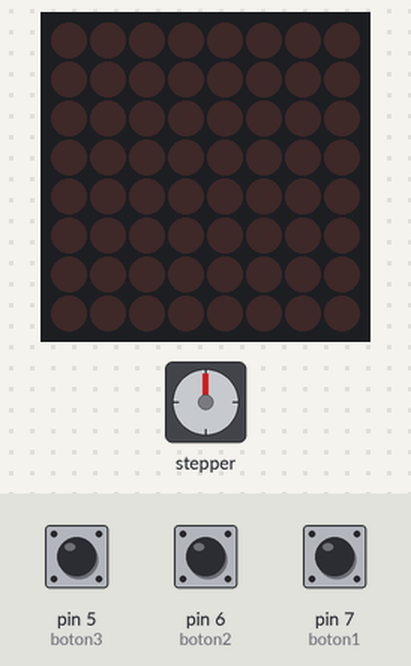
The sketch below on a simulated Arduino Uno, built with avr-gcc and run on an emulated ATmega328P. Parts: stepper motor, 8×8 LED matrix. The test bench sets the inputs (shaded band); at power-on: pin 5 (boton3) HIGH, pin 7 (boton1) HIGH, pin 6 (boton2) HIGH. Stepper angles assume 2048 steps per turn.

Above: at 1.2 s.
1.3 s: pin 5 (boton3) pulled LOW for 0.15 s
4.3 s: pin 7 (boton1) pulled LOW for 3.2 s
At 5.6 s:
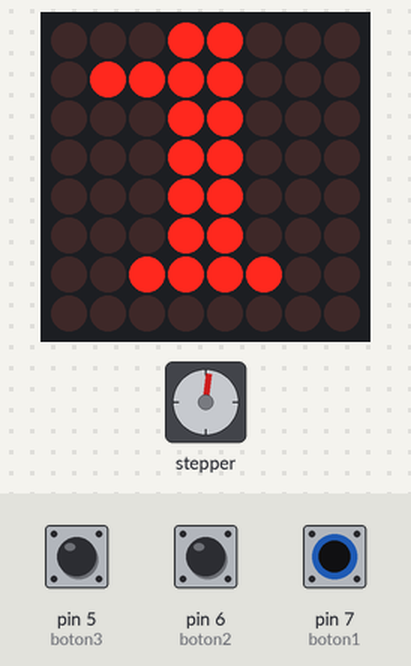
At 8.8 s:
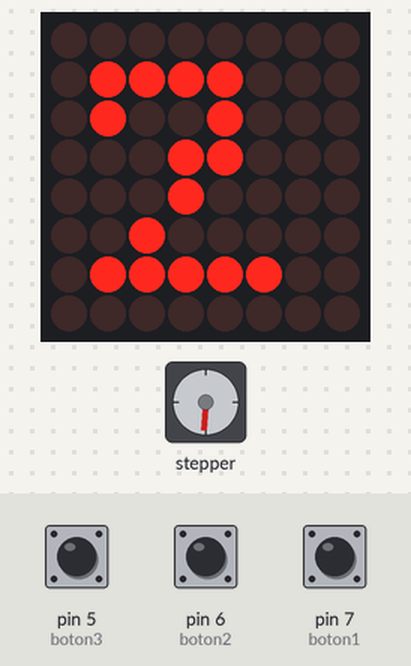
9.0 s: pin 6 (boton2) pulled LOW for 1 s
At 9.68 s:
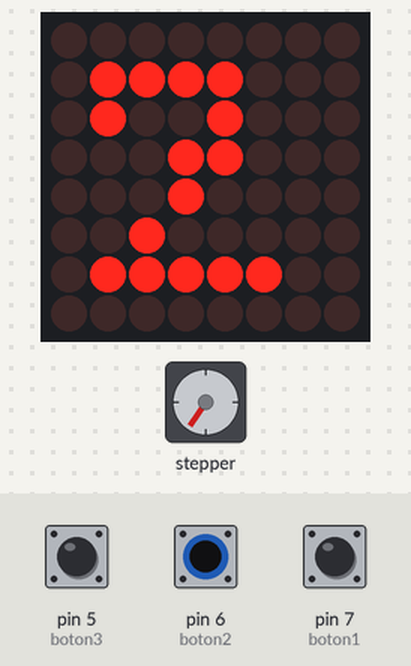
12.0 s: pin 5 (boton3) pulled LOW for 3.2 s
16.7 s: pin 6 (boton2) pulled LOW for 3.2 s
21.4 s: pin 7 (boton1) pulled LOW for 1 s
At 22.21 s:
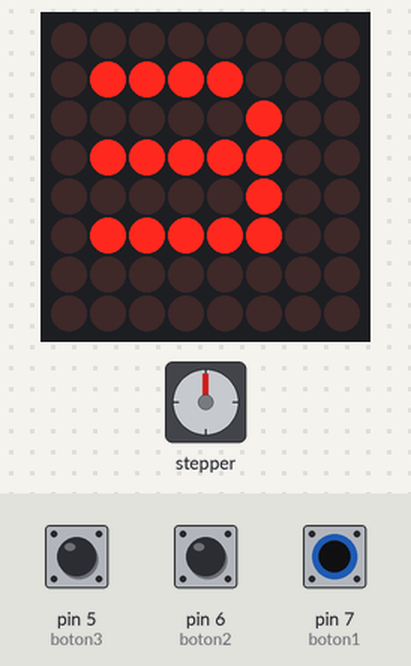
Timing chart, 0 to 25.5 s (numbered marks = the images above; inputs shaded):
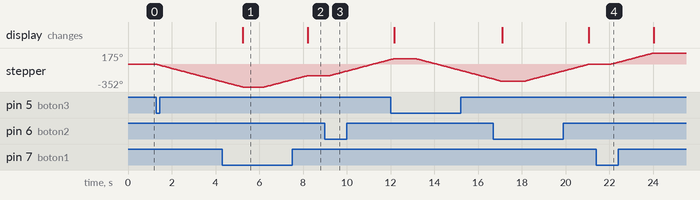

Measured:
- after the input at 1.3 s, stepper: keeps turning counter-clockwise at about 90°/s, starting at once
- after the input at 4.3 s, the display: first differs from a run without the input after 3.9 s (image 2)
- after the input at 9.0 s, stepper: keeps turning clockwise at about 90°/s, starting after 0.21 s
- after the input at 21.4 s, stepper: turns 175° clockwise in 1.9 s, starting after 0.66 s

The sketch:

sketch_jun13b.ino
```cpp
#include <Stepper.h>
#include "LedControl.h"
LedControl leds = LedControl(11,13,10,1);
#define boton1 7
#define boton2 6
#define boton3 5
int estado1;
int estado2;
int estado3;
const int pasos_T=2048;
Stepper motor(pasos_T,8,4,9,3);
byte arreglo[8] = {
B00011000,
B01111000,
B00011000,
B00011000,
B00011000,
B00011000,
B00111100,
B00000000};
byte arreglo2[8] = {
B00000000,
B01111000,
B01001000,
B00011000,
B00010000,
B00100000,
B01111100,
B00000000};
byte arreglo3[8] = {
B00000000,
B01111000,
B00000100,
B01111100,
B00000100,
B01111100,
B00000000,
B00000000};

#define OutPin(boton1) pinMode(boton1,INPUT)
#define OutPin(boton2) pinMode(boton2, INPUT)
#define OutPin(boton3) pinMode(boton3, INPUT)
void setup() {
  motor.setSpeed(15);
 OutPin(boton1);
 OutPin(boton2);
 OutPin(boton3);
 leds.shutdown(0,false);
  leds.setIntensity(0,6);// La valores estan entre 1 y 15
  leds.clearDisplay(0);
}

void loop() {


  estado1= digitalRead(boton1);
estado2 = digitalRead(boton2);
estado3 = digitalRead(boton3);

  if(estado1==0){
  motor.step(1000);
for(int i=0; i<8; i++)
{
  leds.setRow(0, i, arreglo2[i]);
}
  delay(1000);
  }

   if(estado2==0){
  motor.step(1500);
   for(int i=0; i<8; i++)
{
  leds.setRow(0, i, arreglo3[i]);
}
  delay(1000);
  }


   if(estado3==0){
  motor.step(-2000);
  for(int i=0; i<8; i++)
{
  leds.setRow(0, i, arreglo[i]);
}
  delay(1000);
  }
}
```
